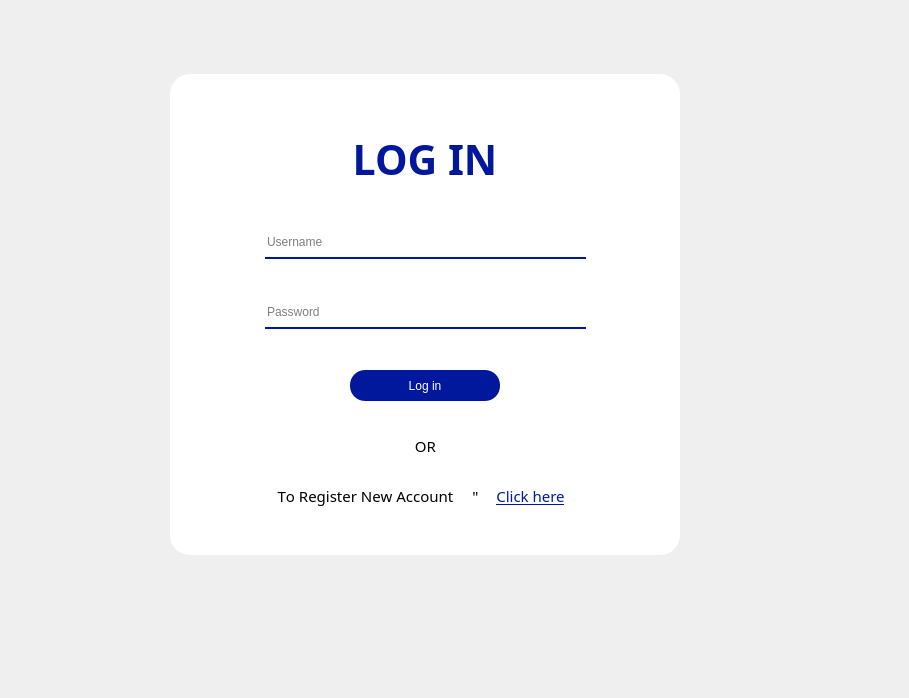
<?xml version="1.0" encoding="UTF-8"?>
<ui version="4.0">
 <class>Dangnhap</class>
 <widget class="QMainWindow" name="Dangnhap">
  <property name="geometry">
   <rect>
    <x>0</x>
    <y>0</y>
    <width>909</width>
    <height>698</height>
   </rect>
  </property>
  <property name="cursor">
   <cursorShape>ArrowCursor</cursorShape>
  </property>
  <property name="windowTitle">
   <string>MainWindow</string>
  </property>
  <property name="autoFillBackground">
   <bool>false</bool>
  </property>
  <widget class="QWidget" name="centralwidget">
   <widget class="QWidget" name="widget" native="true">
    <property name="geometry">
     <rect>
      <x>150</x>
      <y>60</y>
      <width>551</width>
      <height>511</height>
     </rect>
    </property>
    <widget class="QPushButton" name="loginbutton">
     <property name="enabled">
      <bool>true</bool>
     </property>
     <property name="geometry">
      <rect>
       <x>200</x>
       <y>310</y>
       <width>150</width>
       <height>31</height>
      </rect>
     </property>
     <property name="cursor">
      <cursorShape>ArrowCursor</cursorShape>
     </property>
     <property name="focusPolicy">
      <enum>Qt::StrongFocus</enum>
     </property>
     <property name="contextMenuPolicy">
      <enum>Qt::DefaultContextMenu</enum>
     </property>
     <property name="toolTipDuration">
      <number>-1</number>
     </property>
     <property name="layoutDirection">
      <enum>Qt::LeftToRight</enum>
     </property>
     <property name="styleSheet">
      <string notr="true">QPushButton
{
color: rgb(255, 255, 255);
font: 10pt &quot;Nunito Medium&quot;;
border-radius: 15px;
background-color: rgb(1, 24, 156);
}
QPushButton:hover
{
color: rgb(1, 24, 156);
font: 10pt &quot;Nunito Black&quot;;
background-color: rgb(222, 233, 255);
border-radius: 15px;
}
QPushButton:pressed
{
color: rgb(0,0,0);
font: 10pt &quot;Nunito Medium&quot;;
border-radius: 15px;
background-color: rgb(255, 255, 255);
}</string>
     </property>
     <property name="text">
      <string>Log in</string>
     </property>
     <property name="shortcut">
      <string/>
     </property>
     <property name="checkable">
      <bool>false</bool>
     </property>
     <property name="checked">
      <bool>false</bool>
     </property>
     <property name="autoDefault">
      <bool>true</bool>
     </property>
     <property name="default">
      <bool>false</bool>
     </property>
     <property name="flat">
      <bool>false</bool>
     </property>
    </widget>
    <widget class="QLabel" name="Ask_2">
     <property name="geometry">
      <rect>
       <x>165</x>
       <y>370</y>
       <width>221</width>
       <height>31</height>
      </rect>
     </property>
     <property name="font">
      <font>
       <family>Nunito SemiBold</family>
       <pointsize>11</pointsize>
       <weight>50</weight>
       <italic>false</italic>
       <bold>false</bold>
       <strikeout>false</strikeout>
       <stylestrategy>PreferDefault</stylestrategy>
       <kerning>false</kerning>
      </font>
     </property>
     <property name="cursor">
      <cursorShape>ArrowCursor</cursorShape>
     </property>
     <property name="layoutDirection">
      <enum>Qt::LeftToRight</enum>
     </property>
     <property name="frameShape">
      <enum>QFrame::NoFrame</enum>
     </property>
     <property name="text">
      <string>OR</string>
     </property>
     <property name="textFormat">
      <enum>Qt::PlainText</enum>
     </property>
     <property name="alignment">
      <set>Qt::AlignCenter</set>
     </property>
     <property name="indent">
      <number>0</number>
     </property>
    </widget>
    <widget class="QLabel" name="dangnhap">
     <property name="geometry">
      <rect>
       <x>20</x>
       <y>34</y>
       <width>510</width>
       <height>131</height>
      </rect>
     </property>
     <property name="font">
      <font>
       <family>Public Sans Black</family>
       <pointsize>31</pointsize>
       <weight>75</weight>
       <bold>true</bold>
      </font>
     </property>
     <property name="styleSheet">
      <string notr="true">color : rgb(1, 24, 156)</string>
     </property>
     <property name="text">
      <string>LOG IN</string>
     </property>
     <property name="textFormat">
      <enum>Qt::MarkdownText</enum>
     </property>
     <property name="alignment">
      <set>Qt::AlignCenter</set>
     </property>
    </widget>
    <widget class="QLabel" name="bg">
     <property name="enabled">
      <bool>true</bool>
     </property>
     <property name="geometry">
      <rect>
       <x>20</x>
       <y>14</y>
       <width>510</width>
       <height>481</height>
      </rect>
     </property>
     <property name="toolTipDuration">
      <number>-1</number>
     </property>
     <property name="styleSheet">
      <string notr="true">background-color: rgb(255, 255, 255);
border-radius: 20px;</string>
     </property>
     <property name="text">
      <string/>
     </property>
    </widget>
    <widget class="QLineEdit" name="username">
     <property name="geometry">
      <rect>
       <x>115</x>
       <y>168</y>
       <width>321</width>
       <height>31</height>
      </rect>
     </property>
     <property name="styleSheet">
      <string notr="true">background-color: rgab(0,0,0,0);
border : none;
border-bottom : 2px solid rgb(1, 24, 156);
color: rgb(0, 0, 0);
padding-bottom: 1px;</string>
     </property>
     <property name="text">
      <string/>
     </property>
     <property name="maxLength">
      <number>100</number>
     </property>
     <property name="echoMode">
      <enum>QLineEdit::Normal</enum>
     </property>
     <property name="placeholderText">
      <string>Username</string>
     </property>
    </widget>
    <widget class="QLineEdit" name="password">
     <property name="geometry">
      <rect>
       <x>115</x>
       <y>238</y>
       <width>321</width>
       <height>31</height>
      </rect>
     </property>
     <property name="styleSheet">
      <string notr="true">background-color: rgab(0,0,0,0);
border : none;
border-bottom : 2px solid rgb(1, 24, 156);
color: rgb(0, 0, 0);
padding-bottom: 1px;</string>
     </property>
     <property name="text">
      <string/>
     </property>
     <property name="maxLength">
      <number>100</number>
     </property>
     <property name="echoMode">
      <enum>QLineEdit::Password</enum>
     </property>
     <property name="placeholderText">
      <string>Password</string>
     </property>
    </widget>
    <widget class="QPushButton" name="Register">
     <property name="geometry">
      <rect>
       <x>335</x>
       <y>420</y>
       <width>91</width>
       <height>31</height>
      </rect>
     </property>
     <property name="font">
      <font>
       <family>Nunito SemiBold</family>
       <pointsize>11</pointsize>
       <underline>true</underline>
      </font>
     </property>
     <property name="layoutDirection">
      <enum>Qt::LeftToRight</enum>
     </property>
     <property name="styleSheet">
      <string notr="true">QPushButton {
border : none;
border-bottom : solid rgb(1, 24, 156);
color: rgb(1, 24, 156);
}
QPushButton:hover
{
color: rgb(1, 24, 156);
font: 11pt &quot;Nunito Black&quot;;
background-color: rgb(222, 233, 255);
border-radius: 15px;
}</string>
     </property>
     <property name="text">
      <string>Click here</string>
     </property>
     <property name="iconSize">
      <size>
       <width>15</width>
       <height>15</height>
      </size>
     </property>
     <property name="autoDefault">
      <bool>true</bool>
     </property>
    </widget>
    <widget class="QLabel" name="Ask">
     <property name="geometry">
      <rect>
       <x>125</x>
       <y>420</y>
       <width>181</width>
       <height>31</height>
      </rect>
     </property>
     <property name="font">
      <font>
       <family>Nunito SemiBold</family>
       <pointsize>11</pointsize>
       <weight>50</weight>
       <italic>false</italic>
       <bold>false</bold>
       <strikeout>false</strikeout>
       <stylestrategy>PreferDefault</stylestrategy>
       <kerning>false</kerning>
      </font>
     </property>
     <property name="cursor">
      <cursorShape>ArrowCursor</cursorShape>
     </property>
     <property name="layoutDirection">
      <enum>Qt::LeftToRight</enum>
     </property>
     <property name="frameShape">
      <enum>QFrame::NoFrame</enum>
     </property>
     <property name="text">
      <string>To Register New Account</string>
     </property>
     <property name="textFormat">
      <enum>Qt::PlainText</enum>
     </property>
     <property name="alignment">
      <set>Qt::AlignCenter</set>
     </property>
     <property name="indent">
      <number>0</number>
     </property>
    </widget>
    <widget class="QLabel" name="Ask_3">
     <property name="geometry">
      <rect>
       <x>305</x>
       <y>420</y>
       <width>41</width>
       <height>31</height>
      </rect>
     </property>
     <property name="font">
      <font>
       <family>Wingdings 3</family>
       <pointsize>11</pointsize>
       <weight>50</weight>
       <italic>false</italic>
       <bold>false</bold>
       <strikeout>false</strikeout>
       <stylestrategy>PreferDefault</stylestrategy>
       <kerning>false</kerning>
      </font>
     </property>
     <property name="cursor">
      <cursorShape>ArrowCursor</cursorShape>
     </property>
     <property name="layoutDirection">
      <enum>Qt::LeftToRight</enum>
     </property>
     <property name="frameShape">
      <enum>QFrame::NoFrame</enum>
     </property>
     <property name="text">
      <string>&quot;</string>
     </property>
     <property name="textFormat">
      <enum>Qt::PlainText</enum>
     </property>
     <property name="alignment">
      <set>Qt::AlignCenter</set>
     </property>
     <property name="indent">
      <number>0</number>
     </property>
    </widget>
    <zorder>bg</zorder>
    <zorder>loginbutton</zorder>
    <zorder>Ask_2</zorder>
    <zorder>dangnhap</zorder>
    <zorder>username</zorder>
    <zorder>password</zorder>
    <zorder>Register</zorder>
    <zorder>Ask</zorder>
    <zorder>Ask_3</zorder>
   </widget>
  </widget>
 </widget>
 <tabstops>
  <tabstop>Register</tabstop>
  <tabstop>username</tabstop>
  <tabstop>password</tabstop>
  <tabstop>loginbutton</tabstop>
 </tabstops>
 <resources>
  <include location="res.qrc"/>
 </resources>
 <connections/>
</ui>
